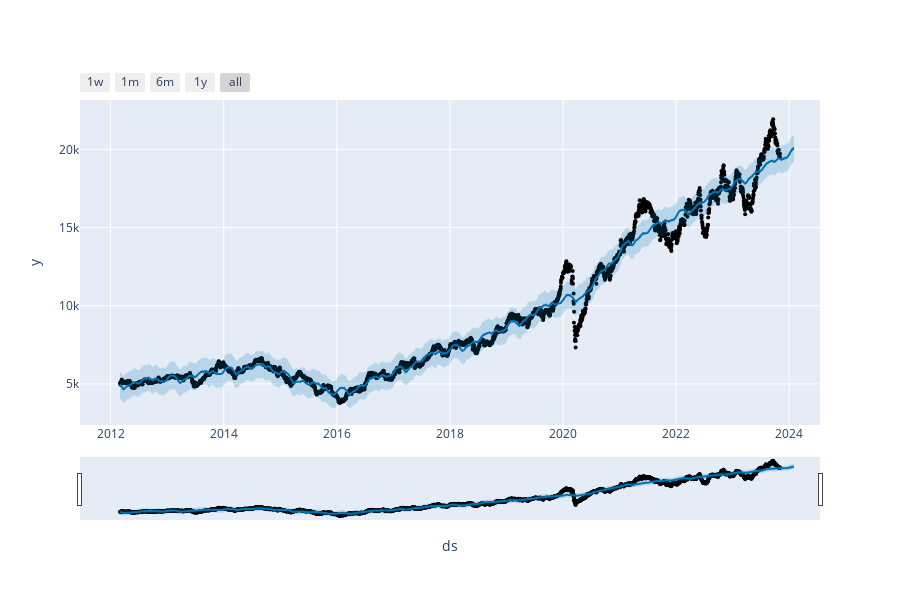

Here is the notebook cell this chart was saved with:
### Code cell
### SERIES TEMPORAIS 

dataset = pd.read_csv('acoes.csv')
data_kepp = pd.DataFrame()


dinheiro = 5000
data_kepp["Date"] = dataset["Date"] 
data_kepp["BOVA11.SA"] = dataset["BOVA11.SA"]


dataset.drop("Date", inplace= True, axis= 1)
dataset.drop("BOVA11.SA", inplace= True, axis= 1)

for i in dataset.columns:
            dataset[i] = (dataset[i] / dataset[i][0])

for i, acao in enumerate(dataset.columns):
            dataset[acao] = dataset[acao] * pesos[i] * dinheiro

dataset['soma carteira'] = dataset[1:].sum(axis = 1)

dataset["Date"] = data_kepp["Date"]
dataset["BOVA11.SA"] = data_kepp["BOVA11.SA"]

dataset = dataset[['Date', 'soma carteira']].rename(columns = {'Date': 'ds', 'soma carteira': 'y'})
modelo = Prophet()
modelo.fit(dataset)
futuro = modelo.make_future_dataframe(periods=90)
previsoes = modelo.predict(futuro)
plot_plotly(modelo, previsoes)

### Figure 1 — Plotly figure (JSON) as saved in the notebook; plotly's stock layout.template omitted (floating-point values rounded to 4 significant figures; data arrays with more than 128 entries replaced by an {"elided": "..."} marker saying what was removed)
{"data": [{"marker": {"color": "black", "size": 4}, "mode": "markers", "name": "Actual", "type": "scatter", "x": {"elided": "2900 str values"}, "y": {"elided": "2900 float values"}}, {"hoverinfo": "skip", "line": {"width": 0}, "mode": "lines", "type": "scatter", "x": {"elided": "2990 str values"}, "y": {"elided": "2990 float values"}}, {"fill": "tonexty", "fillcolor": "rgba(0, 114, 178, 0.2)", "line": {"color": "#0072B2", "width": 2}, "mode": "lines", "name": "Predicted", "type": "scatter", "x": {"elided": "2990 str values"}, "y": {"elided": "2990 float values"}}, {"fill": "tonexty", "fillcolor": "rgba(0, 114, 178, 0.2)", "hoverinfo": "skip", "line": {"width": 0}, "mode": "lines", "type": "scatter", "x": {"elided": "2990 str values"}, "y": {"elided": "2990 float values"}}], "layout": {"height": 600, "showlegend": false, "width": 900, "xaxis": {"rangeselector": {"buttons": [{"count": 7, "label": "1w", "step": "day", "stepmode": "backward"}, {"count": 1, "label": "1m", "step": "month", "stepmode": "backward"}, {"count": 6, "label": "6m", "step": "month", "stepmode": "backward"}, {"count": 1, "label": "1y", "step": "year", "stepmode": "backward"}, {"step": "all"}]}, "rangeslider": {"visible": true}, "title": {"text": "ds"}, "type": "date"}, "yaxis": {"title": {"text": "y"}}}}
